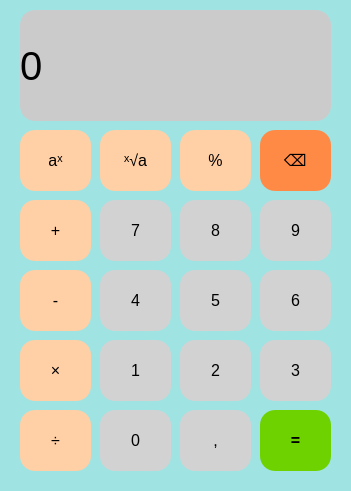
<?xml version="1.0" encoding="UTF-8"?>
<ui version="4.0">
 <class>MainWindow</class>
 <widget class="QMainWindow" name="MainWindow">
  <property name="geometry">
   <rect>
    <x>0</x>
    <y>0</y>
    <width>351</width>
    <height>491</height>
   </rect>
  </property>
  <property name="cursor">
   <cursorShape>ArrowCursor</cursorShape>
  </property>
  <property name="windowTitle">
   <string>MainWindow</string>
  </property>
  <property name="styleSheet">
   <string notr="true">background-color: rgb(160, 227, 227);</string>
  </property>
  <widget class="QWidget" name="centralwidget">
   <widget class="QLabel" name="label">
    <property name="geometry">
     <rect>
      <x>20</x>
      <y>10</y>
      <width>311</width>
      <height>111</height>
     </rect>
    </property>
    <property name="font">
     <font>
      <pointsize>30</pointsize>
      <weight>50</weight>
      <bold>false</bold>
     </font>
    </property>
    <property name="styleSheet">
     <string notr="true">color: rgb(0, 0, 0);
background-color: rgb(203, 203, 203);
border-radius: 15px</string>
    </property>
    <property name="text">
     <string>0</string>
    </property>
    <property name="margin">
     <number>15</number>
    </property>
   </widget>
   <widget class="QPushButton" name="btn_plus">
    <property name="geometry">
     <rect>
      <x>20</x>
      <y>200</y>
      <width>71</width>
      <height>61</height>
     </rect>
    </property>
    <property name="font">
     <font>
      <pointsize>12</pointsize>
     </font>
    </property>
    <property name="styleSheet">
     <string notr="true">background-color: rgb(255, 207, 165);
border-radius: 15px</string>
    </property>
    <property name="text">
     <string>+</string>
    </property>
   </widget>
   <widget class="QPushButton" name="btn_5">
    <property name="geometry">
     <rect>
      <x>180</x>
      <y>270</y>
      <width>71</width>
      <height>61</height>
     </rect>
    </property>
    <property name="font">
     <font>
      <pointsize>12</pointsize>
     </font>
    </property>
    <property name="styleSheet">
     <string notr="true">background-color: rgb(210, 210, 210);
border-radius: 15px</string>
    </property>
    <property name="text">
     <string>5</string>
    </property>
   </widget>
   <widget class="QPushButton" name="btn_6">
    <property name="geometry">
     <rect>
      <x>260</x>
      <y>270</y>
      <width>71</width>
      <height>61</height>
     </rect>
    </property>
    <property name="font">
     <font>
      <pointsize>12</pointsize>
     </font>
    </property>
    <property name="styleSheet">
     <string notr="true">background-color: rgb(210, 210, 210);
border-radius: 15px</string>
    </property>
    <property name="text">
     <string>6</string>
    </property>
   </widget>
   <widget class="QPushButton" name="btn_0">
    <property name="geometry">
     <rect>
      <x>100</x>
      <y>410</y>
      <width>71</width>
      <height>61</height>
     </rect>
    </property>
    <property name="font">
     <font>
      <pointsize>12</pointsize>
      <weight>50</weight>
      <bold>false</bold>
     </font>
    </property>
    <property name="styleSheet">
     <string notr="true">background-color: rgb(210, 210, 210);
border-radius: 15px</string>
    </property>
    <property name="text">
     <string>0</string>
    </property>
   </widget>
   <widget class="QPushButton" name="btn_del_elem">
    <property name="geometry">
     <rect>
      <x>260</x>
      <y>130</y>
      <width>71</width>
      <height>61</height>
     </rect>
    </property>
    <property name="font">
     <font>
      <pointsize>12</pointsize>
     </font>
    </property>
    <property name="styleSheet">
     <string notr="true">background-color: rgb(255, 138, 70);
border-radius: 15px</string>
    </property>
    <property name="text">
     <string>⌫</string>
    </property>
   </widget>
   <widget class="QPushButton" name="btn_1">
    <property name="geometry">
     <rect>
      <x>100</x>
      <y>340</y>
      <width>71</width>
      <height>61</height>
     </rect>
    </property>
    <property name="font">
     <font>
      <pointsize>12</pointsize>
     </font>
    </property>
    <property name="styleSheet">
     <string notr="true">background-color: rgb(210, 210, 210);
border-radius: 15px</string>
    </property>
    <property name="text">
     <string>1</string>
    </property>
   </widget>
   <widget class="QPushButton" name="btn_equal">
    <property name="geometry">
     <rect>
      <x>260</x>
      <y>410</y>
      <width>71</width>
      <height>61</height>
     </rect>
    </property>
    <property name="minimumSize">
     <size>
      <width>71</width>
      <height>61</height>
     </size>
    </property>
    <property name="maximumSize">
     <size>
      <width>71</width>
      <height>61</height>
     </size>
    </property>
    <property name="font">
     <font>
      <pointsize>12</pointsize>
      <weight>75</weight>
      <bold>true</bold>
     </font>
    </property>
    <property name="styleSheet">
     <string notr="true">background-color: rgb(110, 210, 0);
border-radius: 15px</string>
    </property>
    <property name="text">
     <string>=</string>
    </property>
   </widget>
   <widget class="QPushButton" name="btn_4">
    <property name="geometry">
     <rect>
      <x>100</x>
      <y>270</y>
      <width>71</width>
      <height>61</height>
     </rect>
    </property>
    <property name="font">
     <font>
      <pointsize>12</pointsize>
     </font>
    </property>
    <property name="styleSheet">
     <string notr="true">background-color: rgb(210, 210, 210);
border-radius: 15px</string>
    </property>
    <property name="text">
     <string>4</string>
    </property>
   </widget>
   <widget class="QPushButton" name="btn_3">
    <property name="geometry">
     <rect>
      <x>260</x>
      <y>340</y>
      <width>71</width>
      <height>61</height>
     </rect>
    </property>
    <property name="font">
     <font>
      <pointsize>12</pointsize>
     </font>
    </property>
    <property name="styleSheet">
     <string notr="true">background-color: rgb(210, 210, 210);
border-radius: 15px</string>
    </property>
    <property name="text">
     <string>3</string>
    </property>
   </widget>
   <widget class="QPushButton" name="btn_2">
    <property name="geometry">
     <rect>
      <x>180</x>
      <y>340</y>
      <width>71</width>
      <height>61</height>
     </rect>
    </property>
    <property name="font">
     <font>
      <pointsize>12</pointsize>
     </font>
    </property>
    <property name="styleSheet">
     <string notr="true">background-color: rgb(210, 210, 210);
border-radius: 15px</string>
    </property>
    <property name="text">
     <string>2</string>
    </property>
   </widget>
   <widget class="QPushButton" name="btn_a_in_x_root">
    <property name="geometry">
     <rect>
      <x>100</x>
      <y>130</y>
      <width>71</width>
      <height>61</height>
     </rect>
    </property>
    <property name="font">
     <font>
      <pointsize>12</pointsize>
     </font>
    </property>
    <property name="styleSheet">
     <string notr="true">background-color: rgb(255, 207, 165);
border-radius: 15px</string>
    </property>
    <property name="text">
     <string>ˣ√a</string>
    </property>
   </widget>
   <widget class="QPushButton" name="btn_7">
    <property name="geometry">
     <rect>
      <x>100</x>
      <y>200</y>
      <width>71</width>
      <height>61</height>
     </rect>
    </property>
    <property name="font">
     <font>
      <pointsize>12</pointsize>
     </font>
    </property>
    <property name="styleSheet">
     <string notr="true">background-color: rgb(210, 210, 210);
border-radius: 15px</string>
    </property>
    <property name="text">
     <string>7</string>
    </property>
   </widget>
   <widget class="QPushButton" name="btn_percent">
    <property name="geometry">
     <rect>
      <x>180</x>
      <y>130</y>
      <width>71</width>
      <height>61</height>
     </rect>
    </property>
    <property name="font">
     <font>
      <pointsize>12</pointsize>
     </font>
    </property>
    <property name="styleSheet">
     <string notr="true">background-color: rgb(255, 207, 165);
border-radius: 15px</string>
    </property>
    <property name="text">
     <string>%</string>
    </property>
   </widget>
   <widget class="QPushButton" name="btn_8">
    <property name="geometry">
     <rect>
      <x>180</x>
      <y>200</y>
      <width>71</width>
      <height>61</height>
     </rect>
    </property>
    <property name="font">
     <font>
      <pointsize>12</pointsize>
     </font>
    </property>
    <property name="styleSheet">
     <string notr="true">background-color: rgb(210, 210, 210);
border-radius: 15px</string>
    </property>
    <property name="text">
     <string>8</string>
    </property>
   </widget>
   <widget class="QPushButton" name="btn_9">
    <property name="geometry">
     <rect>
      <x>260</x>
      <y>200</y>
      <width>71</width>
      <height>61</height>
     </rect>
    </property>
    <property name="font">
     <font>
      <pointsize>12</pointsize>
     </font>
    </property>
    <property name="styleSheet">
     <string notr="true">background-color: rgb(210, 210, 210);
border-radius: 15px
</string>
    </property>
    <property name="text">
     <string>9</string>
    </property>
   </widget>
   <widget class="QPushButton" name="btn_div">
    <property name="geometry">
     <rect>
      <x>20</x>
      <y>410</y>
      <width>71</width>
      <height>61</height>
     </rect>
    </property>
    <property name="font">
     <font>
      <pointsize>12</pointsize>
     </font>
    </property>
    <property name="styleSheet">
     <string notr="true">background-color: rgb(255, 207, 165);
border-radius: 15px</string>
    </property>
    <property name="text">
     <string>÷</string>
    </property>
   </widget>
   <widget class="QPushButton" name="btn_minus">
    <property name="geometry">
     <rect>
      <x>20</x>
      <y>270</y>
      <width>71</width>
      <height>61</height>
     </rect>
    </property>
    <property name="font">
     <font>
      <pointsize>12</pointsize>
     </font>
    </property>
    <property name="styleSheet">
     <string notr="true">background-color: rgb(255, 207, 165);
border-radius: 15px</string>
    </property>
    <property name="text">
     <string>-</string>
    </property>
   </widget>
   <widget class="QPushButton" name="btn_comma">
    <property name="geometry">
     <rect>
      <x>180</x>
      <y>410</y>
      <width>71</width>
      <height>61</height>
     </rect>
    </property>
    <property name="font">
     <font>
      <pointsize>12</pointsize>
     </font>
    </property>
    <property name="styleSheet">
     <string notr="true">background-color: rgb(210, 210, 210);
border-radius: 15px</string>
    </property>
    <property name="text">
     <string>,</string>
    </property>
   </widget>
   <widget class="QPushButton" name="btn_num_in_x_degree">
    <property name="geometry">
     <rect>
      <x>20</x>
      <y>130</y>
      <width>71</width>
      <height>61</height>
     </rect>
    </property>
    <property name="font">
     <font>
      <pointsize>12</pointsize>
     </font>
    </property>
    <property name="styleSheet">
     <string notr="true">background-color: rgb(255, 207, 165);
border-radius: 15px</string>
    </property>
    <property name="text">
     <string>aˣ</string>
    </property>
   </widget>
   <widget class="QPushButton" name="btn_mult">
    <property name="geometry">
     <rect>
      <x>20</x>
      <y>340</y>
      <width>71</width>
      <height>61</height>
     </rect>
    </property>
    <property name="font">
     <font>
      <pointsize>12</pointsize>
     </font>
    </property>
    <property name="styleSheet">
     <string notr="true">background-color: rgb(255, 207, 165);
border-radius: 15px</string>
    </property>
    <property name="text">
     <string>×</string>
    </property>
   </widget>
  </widget>
 </widget>
 <resources/>
 <connections/>
</ui>
